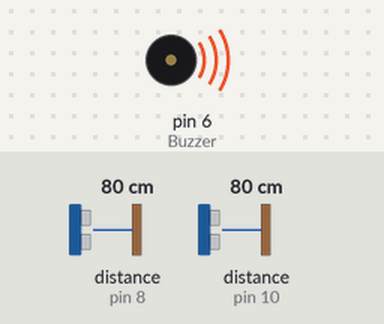
Recording of a sketch running on a simulated Arduino Uno, built with avr-gcc and run on an emulated ATmega328P. Parts: buzzer (waves = sounding). Wiring (inferred from the names in the program): 2 × ultrasonic range finder: trigger pin 9, echo pin 8 / trigger pin 11, echo pin 10. Inputs (shaded band) come from the test bench; at power-on: distance to the obstacle (sensors on pin 10, pin 8) 80 cm. The echo pulse lasts 58.3 µs per cm.

Above: at 1.2 s.
1.3 s: distance to the obstacle (sensor on pin 10) set to 12 cm
2.8 s: distance to the obstacle (sensor on pin 10) set to 9 cm
At 4.2 s:
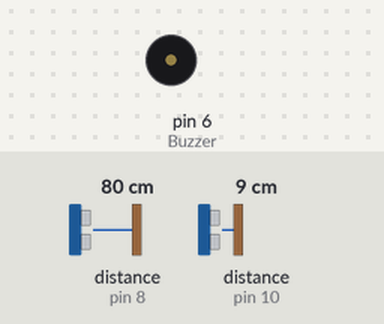
4.5 s: distance to the obstacle (sensor on pin 10) set to 18 cm
At 5.4 s:
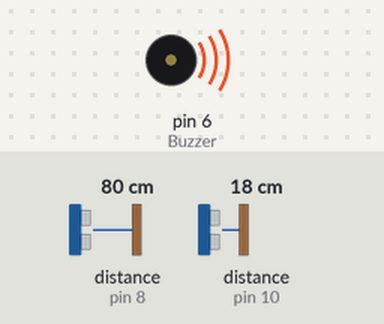
6.0 s: distance to the obstacle (sensor on pin 10) set to 2 cm
Timing chart, 0 to 8.7 s (numbered marks = the images above; inputs shaded):
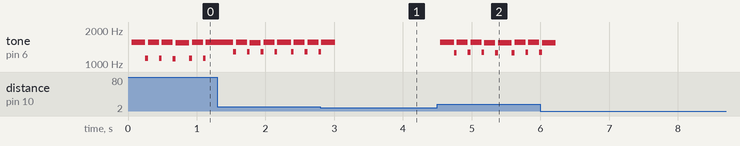

The sketch:

6.8.ino
```cpp
//HC-SR04工作电压5V
#include<math.h>
const int Buzzer=6,freqEcho=8,freqTrig=9,volEcho=10,volTrig=11;
void setup(){
	//	Serial.begin(9600);
	pinMode(Buzzer,OUTPUT);
	pinMode(freqTrig,OUTPUT);
	pinMode(freqEcho,INPUT);
	pinMode(volTrig,OUTPUT);
	pinMode(volEcho,INPUT);
}
//period in microsecond, time in ms
void play(int pin,long period,double volume,long time){
	long highTime=period*(volume/2);
	for(long i=time*1000/period;i--;){
		digitalWrite(pin,HIGH);
		delayMicroseconds(highTime);
		digitalWrite(pin,LOW);
		delayMicroseconds(period-highTime);
	}
}
long ultraSonicRead(int echo,int trig){
	// The sensor is triggered by a HIGH pulse of 10 or more microseconds.
	// Give a short LOW pulse beforehand to ensure a clean HIGH pulse:
	digitalWrite(trig,LOW);
	delayMicroseconds(2);
	digitalWrite(trig,HIGH);
	delayMicroseconds(6);
	digitalWrite(trig,LOW);
	// Read the signal from the sensor: a HIGH pulse whose
	// duration is the time (in microseconds) from the sending
	// of the ping to the reception of its echo off of an object.
	return pulseIn(echo,HIGH);
}
void loop(){
	long x=ultraSonicRead(freqEcho,freqTrig),y;
	long v=ultraSonicRead(volEcho,volTrig);
	double xp=(double)x/200-1;
	long xi=(long)xp;
	if(xp<xi+0.4)
		xp=xi;
	else if(xp>xi+0.6)
		xp=xi+1;
	else
		xp=xi+(xp-xi-0.4)*5;
	if(xp<0)xp=0;
	if(xp>100)return;
	//	Serial.println(xp);
	y=(long)(440*pow(1.05946309436,xp));
	v=v/300-1;
	if(v<1)return;
	if(v>6)v=0;
	//	Serial.println(v);
	//	Serial.println();
	play(Buzzer,1000000/y,v*0.05,200);
}
```

Measured:
- the behaviour switches between 11 and 10 cm on distance to the obstacle (sensor on pin 10) (found by bisection; images 0 and 1)
- after the input at 4.5 s, tone on pin 6 (Buzzer): plays 1556 Hz for 0.20 s, 1262 Hz for 0.04 s, 1556 Hz for 0.16 s, 1274 Hz for 0.04 s, 1556 Hz for 0.16 s, 1274 Hz for 0.04 s … (14 notes in this stretch), starting at once
